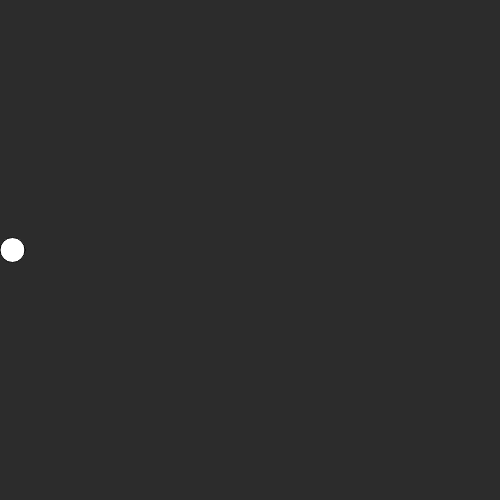
Frame 1 (no input)
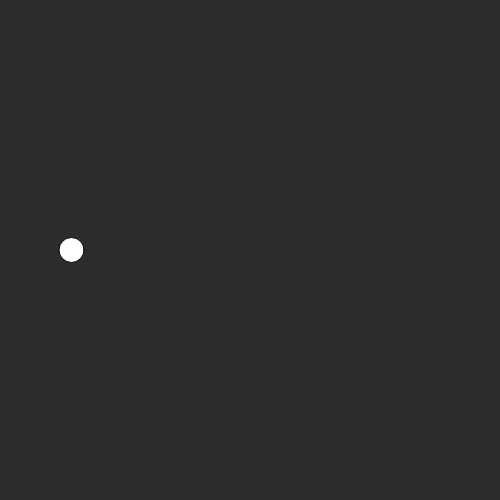
Frame 60 (no input)
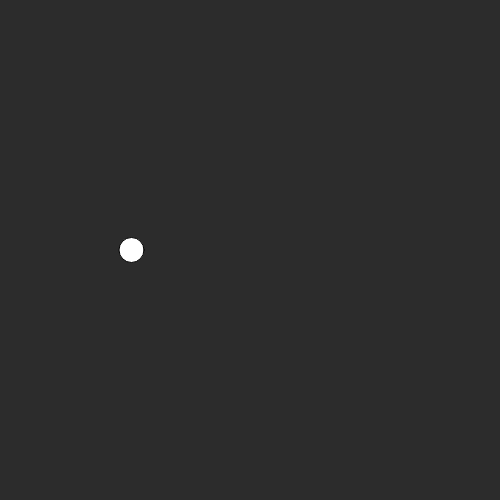
Frame 120 (the mouse pressed at the canvas centre since frame 60)

The p5.js sketch that drew these frames (run headless with seeded random() and noise() and a simulated clock; from frame 60 on, the mouse is pressed at the canvas centre):

// p5.js sketch
// ── sketch.js
var x,d
function setup ()
{
    createCanvas(500,500);
    x=12.5;
    d=0;
}

function draw()
{
    clear ();
    background(44);
    ellipse (x,250,25,25);
    //let leftmost edge be defined by d = 1,
    if (x<=12.5)
    {
        d = 1;
    }
    //let rightmost edge be defined by d = 0,
    if (x>=500-12.5)
    {
        d = 0;//move left; d = 0 is rightmost edge
    }

    //if d = 0, i.e. d has reached rightmost edge, start moving left
    if (d == 0)
    {
        x = x-1;
    }
    //if d = 1, i.e. d has reached leftmost edge, start moving right
    if (d == 1)
    {
        x = x+1;
    }
}
